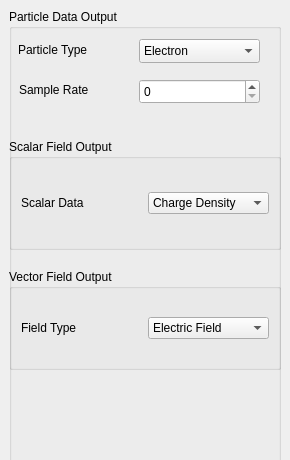
<?xml version="1.0" encoding="UTF-8"?>
<ui version="4.0">
 <class>PIConGPUReaderSimpleDialog</class>
 <widget class="QDialog" name="PIConGPUReaderSimpleDialog">
  <property name="geometry">
   <rect>
    <x>0</x>
    <y>0</y>
    <width>290</width>
    <height>460</height>
   </rect>
  </property>
  <property name="minimumSize">
   <size>
    <width>290</width>
    <height>460</height>
   </size>
  </property>
  <property name="windowTitle">
   <string>Dialog</string>
  </property>
  <widget class="QGroupBox" name="groupBox_2">
   <property name="geometry">
    <rect>
     <x>9</x>
     <y>9</y>
     <width>272</width>
     <height>542</height>
    </rect>
   </property>
   <property name="minimumSize">
    <size>
     <width>250</width>
     <height>125</height>
    </size>
   </property>
   <property name="title">
    <string>Particle Data Output</string>
   </property>
   <widget class="QComboBox" name="particleType_">
    <property name="geometry">
     <rect>
      <x>130</x>
      <y>30</y>
      <width>121</width>
      <height>24</height>
     </rect>
    </property>
    <property name="minimumSize">
     <size>
      <width>0</width>
      <height>0</height>
     </size>
    </property>
    <item>
     <property name="text">
      <string>Electron</string>
     </property>
    </item>
    <item>
     <property name="text">
      <string>Proton</string>
     </property>
    </item>
    <item>
     <property name="text">
      <string>None</string>
     </property>
    </item>
   </widget>
   <widget class="QLabel" name="label_3">
    <property name="geometry">
     <rect>
      <x>9</x>
      <y>33</y>
      <width>77</width>
      <height>16</height>
     </rect>
    </property>
    <property name="text">
     <string>Particle Type</string>
    </property>
   </widget>
   <widget class="QSpinBox" name="sampleRate_">
    <property name="geometry">
     <rect>
      <x>130</x>
      <y>70</y>
      <width>121</width>
      <height>25</height>
     </rect>
    </property>
   </widget>
   <widget class="QLabel" name="label_5">
    <property name="geometry">
     <rect>
      <x>10</x>
      <y>70</y>
      <width>121</width>
      <height>21</height>
     </rect>
    </property>
    <property name="text">
     <string>Sample Rate</string>
    </property>
   </widget>
   <widget class="QGroupBox" name="groupBox_3">
    <property name="geometry">
     <rect>
      <x>0</x>
      <y>130</y>
      <width>272</width>
      <height>111</height>
     </rect>
    </property>
    <property name="title">
     <string>Scalar Field Output</string>
    </property>
    <layout class="QGridLayout" name="gridLayout_2">
     <item row="0" column="1">
      <widget class="QLabel" name="label_4">
       <property name="text">
        <string>Scalar Data</string>
       </property>
      </widget>
     </item>
     <item row="0" column="2">
      <widget class="QComboBox" name="scalarFieldComponent_">
       <item>
        <property name="text">
         <string>Charge Density</string>
        </property>
       </item>
       <item>
        <property name="text">
         <string>Energy Density</string>
        </property>
       </item>
       <item>
        <property name="text">
         <string>Momentum</string>
        </property>
       </item>
       <item>
        <property name="text">
         <string>None</string>
        </property>
       </item>
      </widget>
     </item>
    </layout>
   </widget>
   <widget class="QGroupBox" name="groupBox_4">
    <property name="geometry">
     <rect>
      <x>0</x>
      <y>260</y>
      <width>272</width>
      <height>101</height>
     </rect>
    </property>
    <property name="title">
     <string>Vector Field Output</string>
    </property>
    <layout class="QGridLayout" name="gridLayout_3">
     <item row="0" column="1">
      <widget class="QComboBox" name="vectorFieldType_">
       <item>
        <property name="text">
         <string>Electric Field</string>
        </property>
       </item>
       <item>
        <property name="text">
         <string>Magnetic Field</string>
        </property>
       </item>
       <item>
        <property name="text">
         <string>Gravity Field</string>
        </property>
       </item>
       <item>
        <property name="text">
         <string>None</string>
        </property>
       </item>
      </widget>
     </item>
     <item row="0" column="0">
      <widget class="QLabel" name="label_6">
       <property name="text">
        <string>Field Type</string>
       </property>
      </widget>
     </item>
    </layout>
   </widget>
  </widget>
 </widget>
 <resources/>
 <connections/>
</ui>
